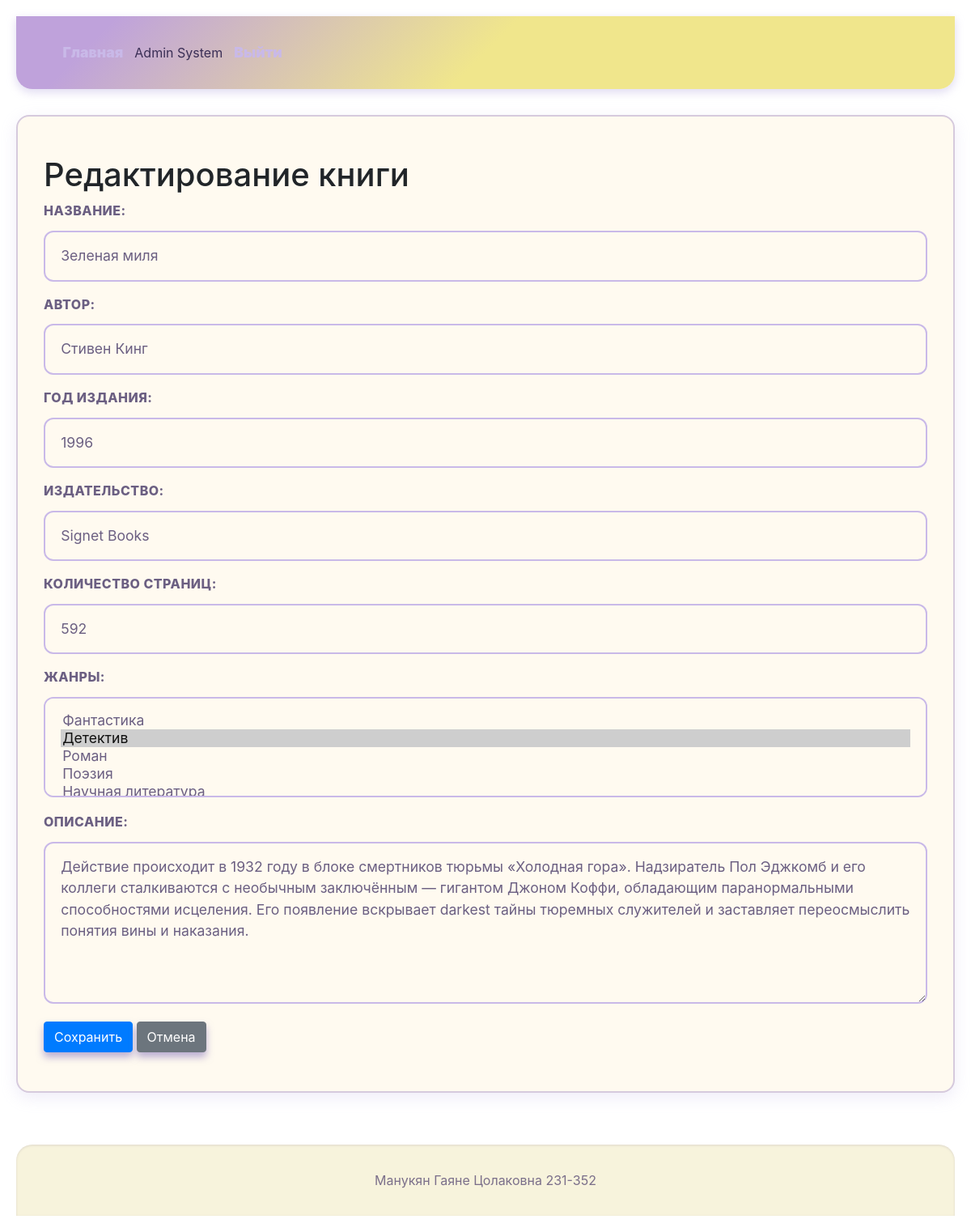
Screenshot of /books/7/edit (signed in) with the database file from the repository.
### models.py (models this page shows, shortened)
class User(db.Model, UserMixin):
    __tablename__ = 'users'  # <-- исправлено
    id = db.Column(db.Integer, primary_key=True)
    login = db.Column(db.String(50), nullable=False, unique=True)
    password_hash = db.Column(db.String(256), nullable=False)
    last_name = db.Column(db.String(50), nullable=False)
    first_name = db.Column(db.String(50), nullable=False)
    middle_name = db.Column(db.String(50))
    role_id = db.Column(db.Integer, db.ForeignKey('roles.id'), nullable=False)
    reviews = db.relationship('Review', backref='user', lazy=True)

class Book(db.Model):
    __tablename__ = 'books'
    id = db.Column(db.Integer, primary_key=True)
    title = db.Column(db.String(100), nullable=False)
    description = db.Column(db.Text, nullable=False)
    year = db.Column(db.Integer, nullable=False)
    publisher = db.Column(db.String(100), nullable=False)
    author = db.Column(db.String(100), nullable=False)
    pages = db.Column(db.Integer, nullable=False)
    cover_id = db.Column(db.Integer, db.ForeignKey('covers.id', ondelete='CASCADE'), nullable=False, unique=True)  # Add ondelete
    cover = db.relationship('Cover', back_populates='book', uselist=False, cascade="all, delete-orphan", single_parent=True) # Add single_parent
    genres = db.relationship('Genre', secondary='book_genres', back_populates='books')
    reviews = db.relationship('Review', backref='book', lazy=True, cascade="all, delete-orphan")

### app.py (the view, shortened to what this page needs)
@app.route('/books/<int:book_id>/edit', methods=['GET', 'POST'])
@login_required
@role_required('admin', 'moderator')
def edit_book(book_id):
    book = Book.query.get_or_404(book_id)
    genres = Genre.query.all()
    now = datetime.now()
    return render_template('book_form.html', book=book, genres=genres, now=now)

### app.py (called while the page is built)
def role_required(*required_roles):
    def decorator(f):
        @wraps(f)
        def decorated_function(*args, **kwargs):
            if not current_user.is_authenticated:
                flash('Для выполнения данного действия необходимо пройти процедуру аутентификации', 'warning')
                return redirect(url_for('login'))
            if current_user.role.name not in required_roles:
                flash('У вас недостаточно прав для выполнения данного действия', 'danger')
                return redirect(url_for('index'))
            return f(*args, **kwargs)
        return decorated_function
    return decorator

@login_manager.user_loader
def load_user(user_id):
    return User.query.get(int(user_id))

### templates/book_form.html (shortened to what this page needs)
{% extends "base.html" %}
{% import "book_macros.html" as forms %}
{% block content %}
<h1 class="page-title">{{ 'Редактирование' if book else 'Добавление' }} книги</h1>
<form method="POST" enctype="multipart/form-data" class="book-form">
    {{ forms.book_form_fields(book, genres, now) }}
    <div class="form-actions">
        <button type="submit" class="btn btn-primary">Сохранить</button>
        <a href="{{ url_for('view_book', book_id=book.id) if book else url_for('index') }}" class="btn btn-secondary">Отмена</a>
    </div>
</form>
{% endblock %}

### templates/base.html (shortened to what this page needs)
<!DOCTYPE html>
<html lang="ru">
<head>
    <link rel="stylesheet" href="{{ url_for('static', filename='css/style.css') }}">
    <link href="https://cdn.jsdelivr.net/npm/bootstrap@5.3.0/dist/css/bootstrap.min.css" rel="stylesheet">
    <link rel="stylesheet" href="{{ url_for('static', filename='css/style.css') }}">
    <link rel="stylesheet" href="https://stackpath.bootstrapcdn.com/bootstrap/4.5.2/css/bootstrap.min.css">
</head>
<body>
    <header>
        <nav>
            <a href="{{ url_for('index') }}">Главная</a>
            {% if current_user.is_authenticated %}
                <span>{{ current_user.last_name }} {{ current_user.first_name }}</span>
                <a href="{{ url_for('logout') }}">Выйти</a>
            {% else %}
                <a href="{{ url_for('login') }}">Войти</a>
            {% endif %}
        </nav>
    </header>
    <main>
        {% block content %}{% endblock %}
    </main>
    <footer>
        Манукян Гаяне Цолаковна 231-352
    </footer>
</body>
</html>

### templates/book_macros.html (shortened to what this page needs)
{% macro book_form_fields(book, genres, now) %}
    <div class="form-group">
        <label for="title">Название:</label>
        <input type="text" id="title" name="title" value="{{ book.title if book else '' }}" required>
    </div>
    <div class="form-group">
        <label for="author">Автор:</label>
        <input type="text" id="author" name="author" value="{{ book.author if book else '' }}" required>
    </div>
    <div class="form-group">
        <label for="year">Год издания:</label>
        <input type="number" id="year" name="year" min="1000" max="{{ now.year }}" value="{{ book.year if book else '' }}" required>
    </div>
    <div class="form-group">
        <label for="publisher">Издательство:</label>
        <input type="text" id="publisher" name="publisher" value="{{ book.publisher if book else '' }}" required>
    </div>
    <div class="form-group">
        <label for="pages">Количество страниц:</label>
        <input type="number" id="pages" name="pages" min="1" value="{{ book.pages if book else '' }}" required>
    </div>
    <div class="form-group">
        <label for="genres">Жанры:</label>
        <select id="genres" name="genres[]" multiple required>
            {% for genre in genres %}
                <option value="{{ genre.id }}"
                    {% if book and genre in book.genres %}selected{% endif %}>
                    {{ genre.name }}
                </option>
            {% endfor %}
        </select>
    </div>
    <div class="form-group">
        <label for="description">Описание:</label>
        <textarea id="description" name="description" required>{{ book.description if book else '' }}</textarea>
    </div>
{% endmacro %}

### static/css/style.css (style rules this page uses)
body { font-family: 'Segoe UI', Tahoma, Geneva, Verdana, sans-serif; line-height: 1.6; margin: 0; padding: 0; color: #4b3b66; background: #fffaf0; -webkit-font-smoothing: antialiased; -moz-osx-font-smoothing: grayscale; }
header { background: linear-gradient(135deg, #bfa2db 10%, #f0e68c 50%); color: #3a2e55; padding: 2rem 3rem; box-shadow: 0 4px 12px rgba(176, 162, 219, 0.4); border-bottom-left-radius: 20px; border-bottom-right-radius: 20px; }
nav { display: flex; justify-content: flex-start; align-items: center; max-width: 1500px; margin: 0 auto; gap: 2rem; }
nav a { color: #c9b9e8; text-decoration: none; font-weight: 1000; font-size: 1.1rem; padding: 0.3rem 0.6rem; border-radius: 6px; transition: background-color 0.3s ease, color 0.3s ease; }
main { padding: 3rem 2rem; max-width: 1400px; margin: 2rem auto 4rem; background: #fffaf0; border-radius: 16px; box-shadow: 0 6px 20px rgba(176, 162, 219, 0.2); border: 2px solid #d6cadd; }
footer { background: #f7f3dc; padding: 2rem 1rem; text-align: center; color: #7b6f8a; font-size: 1rem; border-top-left-radius: 20px; border-top-right-radius: 20px; box-shadow: inset 0 1px 3px rgba(123, 111, 138, 0.2); }
.btn { display: inline-block; background: #8c7bbe; color: white; padding: 0.7rem 1.5rem; border: none; border-radius: 12px; cursor: pointer; font-size: 1.1rem; font-weight: 700; text-decoration: none; box-shadow: 0 6px 10px rgba(140, 123, 190, 0.6); transition: background-color 0.3s ease, box-shadow 0.3s ease; }
.form-group { margin-bottom: 2rem; }
.form-group label { display: block; margin-bottom: 0.8rem; font-weight: 800; color: #6b5f82; letter-spacing: 0.03em; text-transform: uppercase; }
.form-group input[type="text"], .form-group input[type="number"], .form-group input[type="file"], .form-group select, .form-group textarea { width: 100%; padding: 1rem 1.2rem; border: 2px solid #c9b9e8; border-radius: 12px; font-size: 1.1rem; color: #6b5f82; transition: border-color 0.3s ease, box-shadow 0.3s ease; font-family: inherit; background: #fffaf0; }
.form-group textarea { min-height: 200px; resize: vertical; background: #fffaf0; }
:root { --purple-light: #a18cd1; --purple-dark: #6a4c93; --yellow-light: #fff9c4; --yellow-dark: #fbc02d; --background: #f5f3fa; --text-color: #3a2f5a; --btn-bg: var(--purple-dark); --btn-bg-hover: var(--yellow-dark); --btn-text: #fff; --btn-text-hover: var(--purple-dark); --input-bg: #fff; --input-border: #c3bde0; --input-focus-border: var(--purple-dark); --modal-bg: #fff; --modal-overlay-bg: rgba(106, 76, 147, 0.6); }
body { background-color: var(--background); color: var(--text-color); font-family: 'Segoe UI', Tahoma, Geneva, Verdana, sans-serif; line-height: 1.6; margin: 0; padding: 20px; }

### rows the page displays
User: last_name "Admin", first_name "System"
Book: title "Зеленая миля", author "Стивен Кинг", year "1996", publisher "Signet Books", pages "592", description "Действие происходит в 1932 году в блоке смертников тюрьмы «Холодная гора». Надзиратель Пол Эджкомб и его коллеги сталкиваются с необычным заключённым — гигантом Джоном Коффи, обладающим паранормальными способностями исцеления. Его появление вскрывает darkest тайны тюремных служителей и заставляет переосмыслить понятия вины и наказания."

### other values shown
{{ 'Редактирование' if book else 'Добавление' }} "Редактирование"
form field value "Фантастика / Детектив ☑ / Роман / Поэзия"
